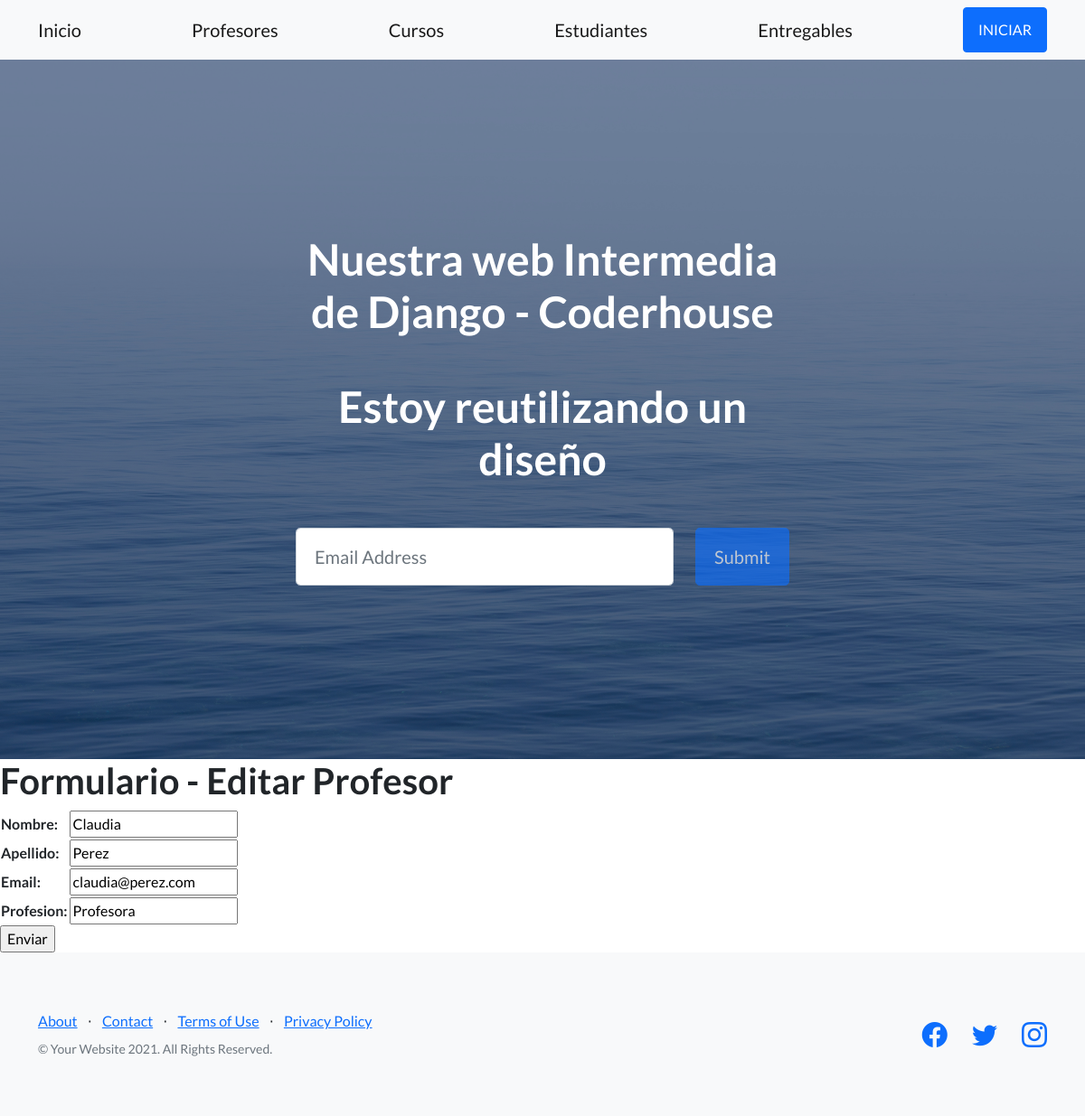
Page /AppCoder/editarProfesor/Claudia/ on the committed database.
### AppCoder/models.py (models this page shows, shortened)
class Profesor(models.Model):
    nombre = models.CharField(max_length=30)
    apellido = models.CharField(max_length=30)
    email = models.EmailField()
    profesion = models.CharField(max_length=30)

### AppCoder/views.py (the view)
# urls.py: path('editarProfesor/<profesor_nombre>/', views.editarProfesor, name="EditarProfesor"),
def editarProfesor(request, profesor_nombre):
      profesor = Profesor.objects.get(nombre=profesor_nombre)
      if request.method == 'POST':
            miFormulario = ProfesorFormulario(request.POST) #aquí mellega toda la información del html
            print(miFormulario)
            if miFormulario.is_valid:   #Si pasó la validación de Django
                  informacion = miFormulario.cleaned_data
                  profesor.nombre = informacion['nombre']
                  profesor.apellido = informacion['apellido']
                  profesor.email = informacion['email']
                  profesor.profesion = informacion['profesion']
                  profesor.save()
                  return render(request, "AppCoder/inicio.html") #Vuelvo al inicio o a donde quieran
      else:
            miFormulario= ProfesorFormulario(initial={'nombre': profesor.nombre, 'apellido':profesor.apellido ,
            'email':profesor.email, 'profesion':profesor.profesion})
      return render(request, "AppCoder/editarProfesor.html", {"miFormulario":miFormulario, "profesor_nombre":profesor_nombre})

### AppCoder/forms.py
class ProfesorFormulario(forms.Form):
    nombre = forms.CharField(max_length=30)
    apellido = forms.CharField(max_length=40)
    email = forms.EmailField()
    profesion = forms.CharField(max_length=30)

### AppCoder/templates/AppCoder/editarProfesor.html (shortened to what this page needs)
{% extends "AppCoder/padre.html" %}
{% load static %}
{% block contenidoQueCambia %}
    <h1>Formulario - Editar Profesor</h1>
    <form action="" method="POST">{% csrf_token %}
        <table>
            {{ miFormulario.as_table }}
        </table>
        <input type="submit", value="Enviar">
    </form>
{% endblock %}

### rows in the picture
Profesor: nombre "Claudia", apellido "Perez", email "claudia@perez.com", profesion "Profesora"
